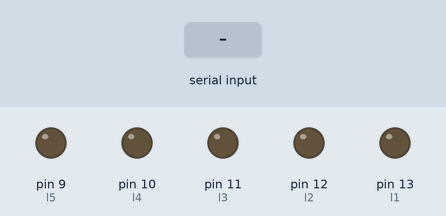
A sketch run on a simulated Arduino Uno, built with avr-gcc and run on an emulated ATmega328P. Shown: output pins drawn as LEDs (lit = HIGH). Inputs (shaded band) come from the test bench.

Above: at 1.2 s.
1.3 s: "1" received over Serial
At 1.9 s:
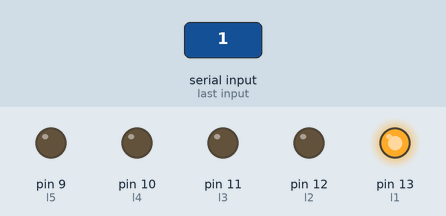
2.8 s: "2" received over Serial
At 4.0 s:
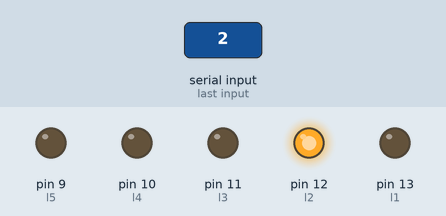
4.3 s: "3" received over Serial
At 5.4 s:
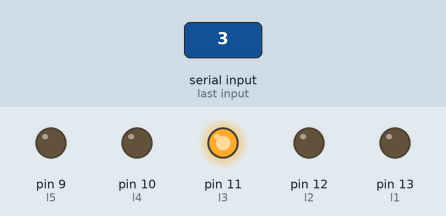
5.8 s: "4" received over Serial
At 6.5 s:
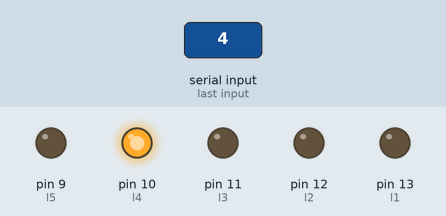
7.3 s: "5" received over Serial
At 7.7 s:
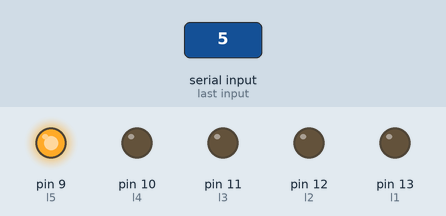
8.8 s: "0" received over Serial
At 10.0 s:
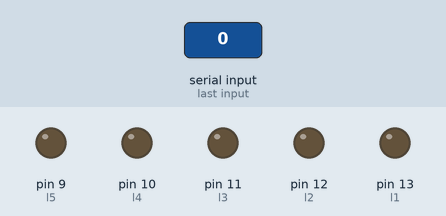
Timing chart, 0 to 11.3 s (numbered marks = the images above; inputs shaded):
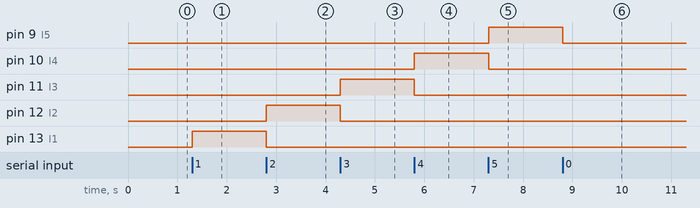

Measured:
- after the input at 1.3 s, pin 13 (l1): LOW → HIGH at once
- after the input at 2.8 s, pin 12 (l2): LOW → HIGH at once; pin 13 (l1): HIGH → LOW at once
- after the input at 4.3 s, pin 11 (l3): LOW → HIGH at once; pin 12 (l2): HIGH → LOW at once
- after the input at 5.8 s, pin 10 (l4): LOW → HIGH at once; pin 11 (l3): HIGH → LOW at once
- after the input at 7.3 s, pin 9 (l5): LOW → HIGH at once; pin 10 (l4): HIGH → LOW at once
- after the input at 8.8 s, pin 9 (l5): HIGH → LOW at once

The sketch:

5led_pattern_bluetooth.ino
```cpp
int l1 = 13, l2 = 12, l3 = 11, l4 = 10, l5 = 9;
char command;

void setup() {
pinMode(l1, OUTPUT);
pinMode(l2, OUTPUT);
pinMode(l3, OUTPUT);
pinMode(l4, OUTPUT);
pinMode(l5, OUTPUT);
Serial.begin(9600); // Start serial communication with the Bluetooth module
}
void loop() {
  if (Serial.available() > 0) {
    command = Serial.read();
    if(command == '1')
      blink1();
    if(command == '2')
      blink2();
    if(command == '3')
      blink3();
    if(command == '4')
      blink4();
    if(command == '5')
      blink5();
    if(command == '0')
      stop();

  }
}

void blink1() {
digitalWrite(l1, HIGH);
digitalWrite(l2, LOW);
digitalWrite(l3, LOW);
digitalWrite(l4, LOW);
digitalWrite(l5, LOW);
}

void blink2() {
digitalWrite(l1, LOW);
digitalWrite(l2, HIGH);
digitalWrite(l3, LOW);
digitalWrite(l4, LOW);
digitalWrite(l5, LOW);
}

void blink3() {
digitalWrite(l1, LOW);
digitalWrite(l2, LOW);
digitalWrite(l3, HIGH);
digitalWrite(l4, LOW);
digitalWrite(l5, LOW);
}

void blink4() {
digitalWrite(l1, LOW);
digitalWrite(l2, LOW);
digitalWrite(l3, LOW);
digitalWrite(l4, HIGH);
digitalWrite(l5, LOW);
}

void blink5() {
digitalWrite(l1, LOW);
digitalWrite(l2, LOW);
digitalWrite(l3, LOW);
digitalWrite(l4, LOW);
digitalWrite(l5, HIGH);
}

void stop() {
digitalWrite(l1, LOW);
digitalWrite(l2, LOW);
digitalWrite(l3, LOW);
digitalWrite(l4, LOW);
digitalWrite(l5, LOW);
}
```
